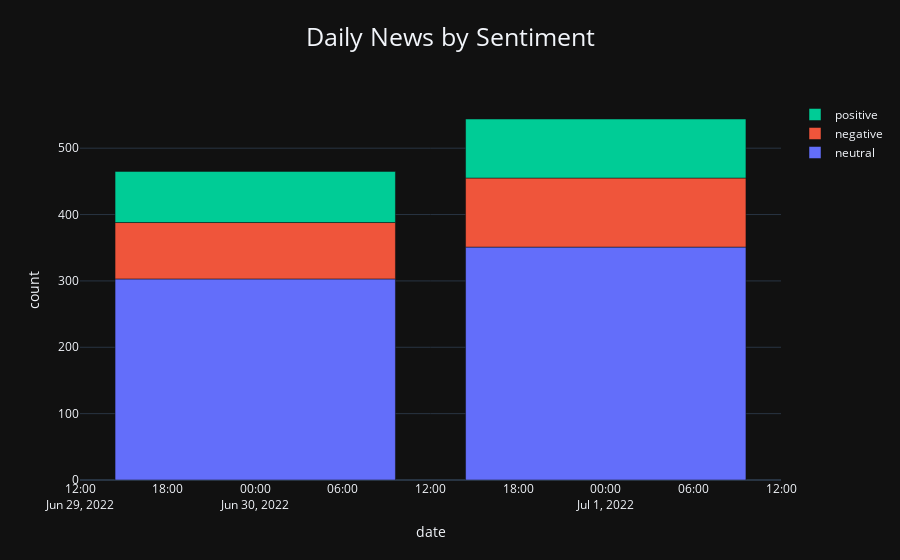

The notebook cell saved with this chart:
### Code cell
sent_bar(df_poly, 'date', 'count', 'title_finBERT', "Daily News by Sentiment").show()

### Figure 1 — Plotly figure (JSON) as saved in the notebook; plotly's stock layout.template omitted (floating-point values rounded to 4 significant figures)
{"data": [{"alignmentgroup": "True", "hovertemplate": "title_finBERT=neutral<br>date=%{x}<br>count=%{y}<extra></extra>", "legendgroup": "neutral", "marker": {"color": "#636efa", "pattern": {"shape": ""}}, "name": "neutral", "offsetgroup": "neutral", "orientation": "v", "showlegend": true, "textposition": "auto", "type": "bar", "x": ["2022-06-30", "2022-07-01"], "xaxis": "x", "y": [303, 351], "yaxis": "y"}, {"alignmentgroup": "True", "hovertemplate": "title_finBERT=negative<br>date=%{x}<br>count=%{y}<extra></extra>", "legendgroup": "negative", "marker": {"color": "#EF553B", "pattern": {"shape": ""}}, "name": "negative", "offsetgroup": "negative", "orientation": "v", "showlegend": true, "textposition": "auto", "type": "bar", "x": ["2022-06-30", "2022-07-01"], "xaxis": "x", "y": [85, 104], "yaxis": "y"}, {"alignmentgroup": "True", "hovertemplate": "title_finBERT=positive<br>date=%{x}<br>count=%{y}<extra></extra>", "legendgroup": "positive", "marker": {"color": "#00cc96", "pattern": {"shape": ""}}, "name": "positive", "offsetgroup": "positive", "orientation": "v", "showlegend": true, "textposition": "auto", "type": "bar", "x": ["2022-06-30", "2022-07-01"], "xaxis": "x", "y": [77, 89], "yaxis": "y"}], "layout": {"barmode": "relative", "legend": {"title": {"text": ""}, "tracegroupgap": 0, "traceorder": "reversed"}, "title": {"font": {"size": 25}, "text": "Daily News by Sentiment", "x": 0.5, "xanchor": "center", "y": 0.95, "yanchor": "top"}, "xaxis": {"anchor": "y", "domain": [0, 1], "title": {"text": "date"}}, "yaxis": {"anchor": "x", "domain": [0, 1], "title": {"text": "count"}}}}
